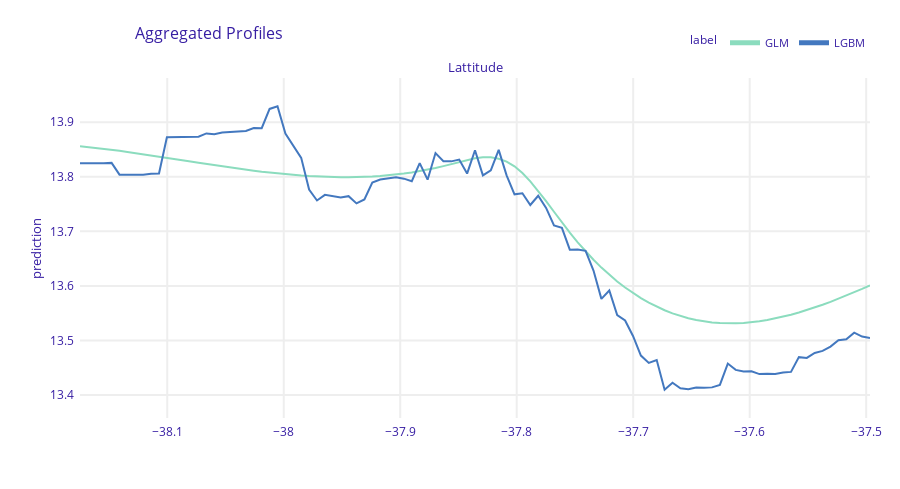

The notebook cell saved with this chart:
### Code cell
plot_pdp(glm_explainer, lgbm_explainer, "Lattitude", variable_type = "numerical")

### Figure 1 — Plotly figure (JSON) as saved in the notebook; plotly's stock layout.template omitted (floating-point values rounded to 4 significant figures; data arrays with more than 128 entries replaced by an {"elided": "..."} marker saying what was removed)
{"data": [{"customdata": {"elided": "101x3 mixed values"}, "hovertemplate": "<b>%{hovertext}</b><br><br>prediction=%{y:.3f}<br>mean_prediction=%{customdata[0]:.3f}<extra></extra>", "hovertext": ["GLM", "GLM", "GLM", "GLM", "GLM", "GLM", "GLM", "GLM", "GLM", "GLM", "GLM", "GLM", "GLM", "GLM", "GLM", "GLM", "GLM", "GLM", "GLM", "GLM", "GLM", "GLM", "GLM", "GLM", "GLM", "GLM", "GLM", "GLM", "GLM", "GLM", "GLM", "GLM", "GLM", "GLM", "GLM", "GLM", "GLM", "GLM", "GLM", "GLM", "GLM", "GLM", "GLM", "GLM", "GLM", "GLM", "GLM", "GLM", "GLM", "GLM", "GLM", "GLM", "GLM", "GLM", "GLM", "GLM", "GLM", "GLM", "GLM", "GLM", "GLM", "GLM", "GLM", "GLM", "GLM", "GLM", "GLM", "GLM", "GLM", "GLM", "GLM", "GLM", "GLM", "GLM", "GLM", "GLM", "GLM", "GLM", "GLM", "GLM", "GLM", "GLM", "GLM", "GLM", "GLM", "GLM", "GLM", "GLM", "GLM", "GLM", "GLM", "GLM", "GLM", "GLM", "GLM", "GLM", "GLM", "GLM", "GLM", "GLM", "GLM"], "legendgroup": "GLM", "line": {"color": "#8bdcbe", "dash": "solid", "width": 2}, "marker": {"symbol": "circle"}, "mode": "lines", "name": "GLM", "opacity": 1, "orientation": "v", "showlegend": true, "type": "scatter", "x": [-38.17, -38.17, -38.16, -38.15, -38.15, -38.14, -38.13, -38.13, -38.12, -38.11, -38.11, -38.1, -38.09, -38.09, -38.08, -38.07, -38.07, -38.06, -38.05, -38.05, -38.04, -38.03, -38.03, -38.02, -38.01, -38.01, -38.0, -37.99, -37.99, -37.98, -37.97, -37.96, -37.96, -37.95, -37.94, -37.94, -37.93, -37.92, -37.92, -37.91, -37.9, -37.9, -37.89, -37.88, -37.88, -37.87, -37.86, -37.86, -37.85, -37.84, -37.84, -37.83, -37.82, -37.82, -37.81, -37.8, -37.8, -37.79, -37.78, -37.77, -37.77, -37.76, -37.75, -37.75, -37.74, -37.73, -37.73, -37.72, -37.71, -37.71, -37.7, -37.69, -37.69, -37.68, -37.67, -37.67, -37.66, -37.65, -37.65, -37.64, -37.63, -37.63, -37.62, -37.61, -37.61, -37.6, -37.59, -37.58, -37.58, -37.57, -37.56, -37.56, -37.55, -37.54, -37.54, -37.53, -37.52, -37.52, -37.51, -37.5, -37.5], "xaxis": "x", "y": [13.86, 13.85, 13.85, 13.85, 13.85, 13.85, 13.85, 13.84, 13.84, 13.84, 13.84, 13.83, 13.83, 13.83, 13.83, 13.83, 13.82, 13.82, 13.82, 13.82, 13.82, 13.81, 13.81, 13.81, 13.81, 13.81, 13.8, 13.8, 13.8, 13.8, 13.8, 13.8, 13.8, 13.8, 13.8, 13.8, 13.8, 13.8, 13.8, 13.8, 13.8, 13.81, 13.81, 13.81, 13.81, 13.82, 13.82, 13.82, 13.83, 13.83, 13.83, 13.84, 13.84, 13.83, 13.83, 13.82, 13.81, 13.79, 13.77, 13.76, 13.74, 13.72, 13.7, 13.68, 13.66, 13.65, 13.63, 13.62, 13.61, 13.6, 13.59, 13.58, 13.57, 13.56, 13.56, 13.55, 13.54, 13.54, 13.54, 13.53, 13.53, 13.53, 13.53, 13.53, 13.53, 13.53, 13.54, 13.54, 13.54, 13.54, 13.55, 13.55, 13.56, 13.56, 13.57, 13.57, 13.58, 13.58, 13.59, 13.59, 13.6], "yaxis": "y"}, {"customdata": {"elided": "101x3 mixed values"}, "hovertemplate": "<b>%{hovertext}</b><br><br>prediction=%{y:.3f}<br>mean_prediction=%{customdata[0]:.3f}<extra></extra>", "hovertext": ["LGBM", "LGBM", "LGBM", "LGBM", "LGBM", "LGBM", "LGBM", "LGBM", "LGBM", "LGBM", "LGBM", "LGBM", "LGBM", "LGBM", "LGBM", "LGBM", "LGBM", "LGBM", "LGBM", "LGBM", "LGBM", "LGBM", "LGBM", "LGBM", "LGBM", "LGBM", "LGBM", "LGBM", "LGBM", "LGBM", "LGBM", "LGBM", "LGBM", "LGBM", "LGBM", "LGBM", "LGBM", "LGBM", "LGBM", "LGBM", "LGBM", "LGBM", "LGBM", "LGBM", "LGBM", "LGBM", "LGBM", "LGBM", "LGBM", "LGBM", "LGBM", "LGBM", "LGBM", "LGBM", "LGBM", "LGBM", "LGBM", "LGBM", "LGBM", "LGBM", "LGBM", "LGBM", "LGBM", "LGBM", "LGBM", "LGBM", "LGBM", "LGBM", "LGBM", "LGBM", "LGBM", "LGBM", "LGBM", "LGBM", "LGBM", "LGBM", "LGBM", "LGBM", "LGBM", "LGBM", "LGBM", "LGBM", "LGBM", "LGBM", "LGBM", "LGBM", "LGBM", "LGBM", "LGBM", "LGBM", "LGBM", "LGBM", "LGBM", "LGBM", "LGBM", "LGBM", "LGBM", "LGBM", "LGBM", "LGBM", "LGBM"], "legendgroup": "LGBM", "line": {"color": "#4378bf", "dash": "solid", "width": 2}, "marker": {"symbol": "circle"}, "mode": "lines", "name": "LGBM", "opacity": 1, "orientation": "v", "showlegend": true, "type": "scatter", "x": [-38.17, -38.17, -38.16, -38.15, -38.15, -38.14, -38.13, -38.13, -38.12, -38.11, -38.11, -38.1, -38.09, -38.09, -38.08, -38.07, -38.07, -38.06, -38.05, -38.05, -38.04, -38.03, -38.03, -38.02, -38.01, -38.01, -38.0, -37.99, -37.99, -37.98, -37.97, -37.96, -37.96, -37.95, -37.94, -37.94, -37.93, -37.92, -37.92, -37.91, -37.9, -37.9, -37.89, -37.88, -37.88, -37.87, -37.86, -37.86, -37.85, -37.84, -37.84, -37.83, -37.82, -37.82, -37.81, -37.8, -37.8, -37.79, -37.78, -37.77, -37.77, -37.76, -37.75, -37.75, -37.74, -37.73, -37.73, -37.72, -37.71, -37.71, -37.7, -37.69, -37.69, -37.68, -37.67, -37.67, -37.66, -37.65, -37.65, -37.64, -37.63, -37.63, -37.62, -37.61, -37.61, -37.6, -37.59, -37.58, -37.58, -37.57, -37.56, -37.56, -37.55, -37.54, -37.54, -37.53, -37.52, -37.52, -37.51, -37.5, -37.5], "xaxis": "x", "y": [13.82, 13.82, 13.82, 13.82, 13.83, 13.8, 13.8, 13.8, 13.8, 13.81, 13.81, 13.87, 13.87, 13.87, 13.87, 13.87, 13.88, 13.88, 13.88, 13.88, 13.88, 13.88, 13.89, 13.89, 13.92, 13.93, 13.88, 13.86, 13.83, 13.78, 13.76, 13.77, 13.76, 13.76, 13.76, 13.75, 13.76, 13.79, 13.79, 13.8, 13.8, 13.8, 13.79, 13.82, 13.79, 13.84, 13.83, 13.83, 13.83, 13.81, 13.85, 13.8, 13.81, 13.85, 13.8, 13.77, 13.77, 13.75, 13.77, 13.74, 13.71, 13.71, 13.67, 13.67, 13.66, 13.63, 13.58, 13.59, 13.55, 13.54, 13.51, 13.47, 13.46, 13.46, 13.41, 13.42, 13.41, 13.41, 13.41, 13.41, 13.41, 13.42, 13.46, 13.45, 13.44, 13.44, 13.44, 13.44, 13.44, 13.44, 13.44, 13.47, 13.47, 13.48, 13.48, 13.49, 13.5, 13.5, 13.51, 13.51, 13.5], "yaxis": "y"}], "layout": {"annotations": [{"font": {"size": 13}, "showarrow": false, "text": "Lattitude", "x": 0.5, "xanchor": "center", "xref": "paper", "y": 1, "yanchor": "bottom", "yref": "paper"}, {"font": {"size": 13}, "showarrow": false, "text": "prediction", "textangle": -90, "x": -0.07, "xref": "paper", "y": 0.5, "yref": "paper"}], "font": {"color": "#371ea3"}, "height": 489, "hovermode": "x unified", "legend": {"font": {"size": 11}, "itemsizing": "constant", "orientation": "h", "title": {"font": {"size": 12}, "text": "label"}, "tracegroupgap": 0, "x": 1, "xanchor": "right", "y": 1.061, "yanchor": "bottom"}, "margin": {"b": 71, "r": 30, "t": 78}, "title": {"font": {"size": 16}, "text": "Aggregated Profiles", "x": 0.15}, "xaxis": {"anchor": "y", "automargin": true, "domain": [0, 1], "fixedrange": true, "gridwidth": 2, "showticklabels": true, "tickcolor": "white", "ticklen": 3, "ticks": "outside", "title": {"text": ""}, "type": "linear", "zeroline": false}, "yaxis": {"anchor": "x", "automargin": true, "domain": [0, 1], "fixedrange": true, "gridwidth": 2, "range": [13.36, 13.98], "tickcolor": "white", "ticklen": 3, "ticks": "outside", "title": {"text": ""}, "type": "linear", "zeroline": false}}}
